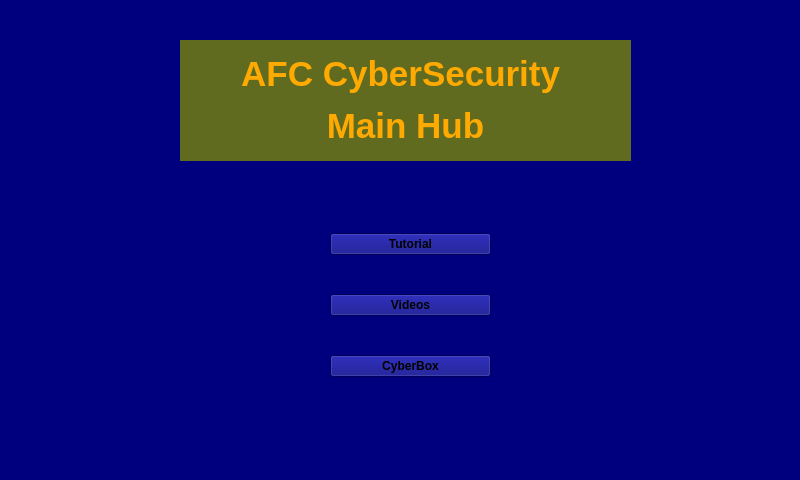
<?xml version="1.0" encoding="UTF-8"?>
<ui version="4.0">
 <class>Home</class>
 <widget class="QMainWindow" name="Home">
  <property name="geometry">
   <rect>
    <x>0</x>
    <y>0</y>
    <width>800</width>
    <height>480</height>
   </rect>
  </property>
  <property name="cursor">
   <cursorShape>ArrowCursor</cursorShape>
  </property>
  <property name="windowTitle">
   <string>MainWindow</string>
  </property>
  <property name="styleSheet">
   <string notr="true">background-color: rgb(0, 0, 127);</string>
  </property>
  <widget class="QWidget" name="centralwidget">
   <property name="styleSheet">
    <string notr="true"/>
   </property>
   <widget class="QWidget" name="verticalLayoutWidget">
    <property name="geometry">
     <rect>
      <x>180</x>
      <y>40</y>
      <width>451</width>
      <height>121</height>
     </rect>
    </property>
    <layout class="QVBoxLayout" name="verticalLayout">
     <item>
      <widget class="QLabel" name="label">
       <property name="styleSheet">
        <string notr="true">background-color: rgb(97, 107, 32);</string>
       </property>
       <property name="text">
        <string>&lt;html&gt;&lt;head/&gt;&lt;body&gt;&lt;p align=&quot;center&quot;&gt;&lt;span style=&quot; font-size:26pt; font-weight:600; color:#ffaa00;&quot;&gt;AFC CyberSecurity &lt;/span&gt;&lt;/p&gt;&lt;p align=&quot;center&quot;&gt;&lt;span style=&quot; font-size:26pt; font-weight:600; color:#ffaa00;&quot;&gt;Main Hub&lt;/span&gt;&lt;/p&gt;&lt;/body&gt;&lt;/html&gt;</string>
       </property>
      </widget>
     </item>
    </layout>
   </widget>
   <widget class="QWidget" name="verticalLayoutWidget_2">
    <property name="geometry">
     <rect>
      <x>330</x>
      <y>200</y>
      <width>161</width>
      <height>211</height>
     </rect>
    </property>
    <layout class="QVBoxLayout" name="verticalLayout_2">
     <item>
      <widget class="QPushButton" name="Tutorial_Button">
       <property name="font">
        <font>
         <weight>75</weight>
         <bold>true</bold>
        </font>
       </property>
       <property name="styleSheet">
        <string notr="true">border-image: url(:/Images/Imagefiles/orangebutton.png);</string>
       </property>
       <property name="text">
        <string>Tutorial</string>
       </property>
      </widget>
     </item>
     <item>
      <widget class="QPushButton" name="Videos_Button">
       <property name="font">
        <font>
         <weight>75</weight>
         <bold>true</bold>
        </font>
       </property>
       <property name="styleSheet">
        <string notr="true">border-image: url(:/Images/Imagefiles/orangebutton.png);</string>
       </property>
       <property name="text">
        <string>Videos</string>
       </property>
      </widget>
     </item>
     <item>
      <widget class="QPushButton" name="Attacks_Button">
       <property name="font">
        <font>
         <weight>75</weight>
         <bold>true</bold>
        </font>
       </property>
       <property name="styleSheet">
        <string notr="true">border-image: url(:/Images/Imagefiles/orangebutton.png);</string>
       </property>
       <property name="text">
        <string>CyberBox</string>
       </property>
      </widget>
     </item>
    </layout>
   </widget>
   <widget class="QWidget" name="horizontalLayoutWidget">
    <property name="geometry">
     <rect>
      <x>120</x>
      <y>210</y>
      <width>171</width>
      <height>171</height>
     </rect>
    </property>
    <layout class="QHBoxLayout" name="horizontalLayout">
     <item>
      <widget class="QWidget" name="widget" native="true">
       <property name="styleSheet">
        <string notr="true">border-image: url(:/Images/Imagefiles/uteplogo.jpeg);</string>
       </property>
      </widget>
     </item>
    </layout>
   </widget>
   <widget class="QWidget" name="horizontalLayoutWidget_2">
    <property name="geometry">
     <rect>
      <x>529</x>
      <y>199</y>
      <width>181</width>
      <height>191</height>
     </rect>
    </property>
    <layout class="QHBoxLayout" name="horizontalLayout_2">
     <item>
      <widget class="QWidget" name="widget_2" native="true">
       <property name="styleSheet">
        <string notr="true">border-image: url(:/Images/Imagefiles/afc.jpeg);</string>
       </property>
      </widget>
     </item>
    </layout>
   </widget>
  </widget>
  <widget class="QStatusBar" name="statusbar"/>
 </widget>
 <resources/>
 <connections/>
</ui>
